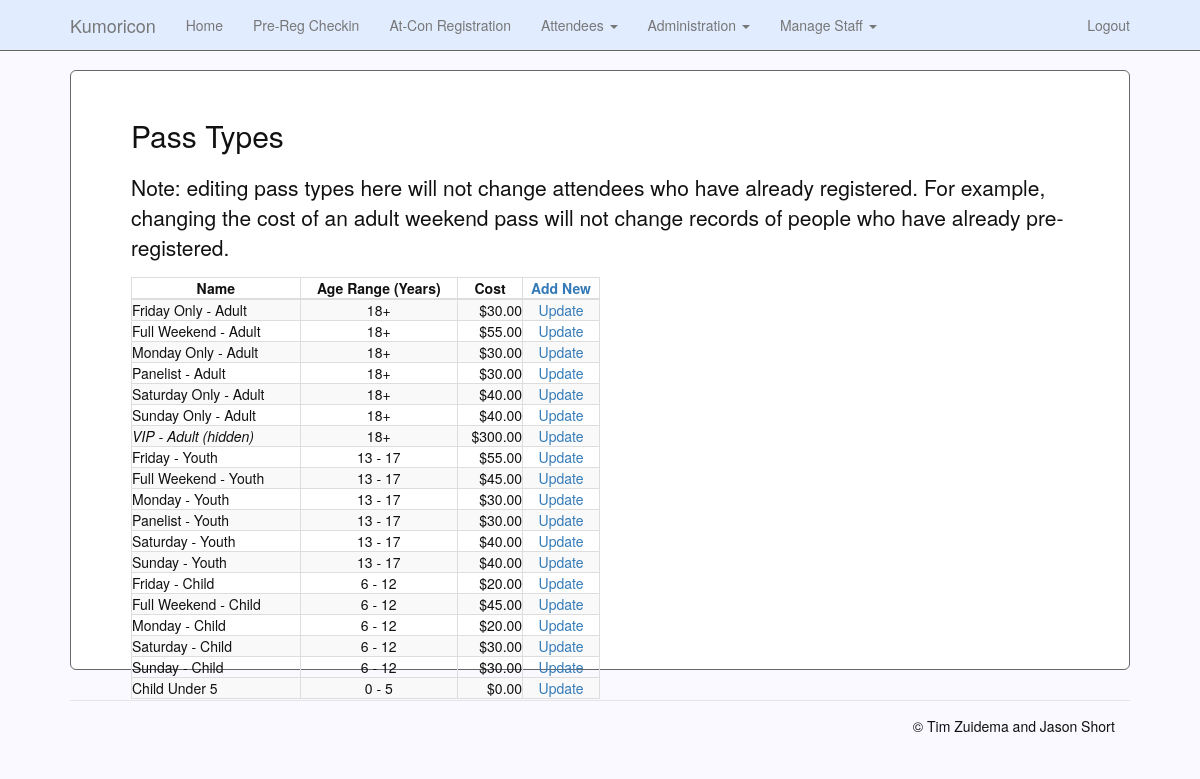
Page /site/admin/pass_type_list.php (signed in) on the committed database.
### tables this page shows
CREATE TABLE pass_types
(
    id                  INT UNSIGNED PRIMARY KEY NOT NULL AUTO_INCREMENT,
    name                VARCHAR(250) NOT NULL,
    day_text            CHAR(10) COMMENT 'Friday, Saturday, VIP, etc',
    stripe_color        CHAR(7) NOT NULL COMMENT 'HTML color code for badge stripe',
    stripe_text         CHAR(10) NOT NULL COMMENT 'Message printed in badge stripe',
    visible             CHAR(1) DEFAULT 'Y' COMMENT 'Y or N',
    min_age             TINYINT UNSIGNED NOT NULL COMMENT 'Minimum age in years',
    max_age             TINYINT UNSIGNED NOT NULL COMMENT 'Max age in years',
    cost                DECIMAL(7,2) NOT NULL
);

### site/includes/functions.php (called while the page is built, shortened)
<?php
require_once 'classes.php';
$conn = getDBConnection();
function getDBConnection() {
	$db_hostname = "localhost";
	$db_name = "registration";
	$db_user = "kumo_rw";
	$db_password = "CHANGEME";
	try {
		$conn = new PDO('mysql:host=' . $db_hostname . ';dbname=' . $db_name, $db_user, $db_password);
		$conn->setAttribute(PDO::ATTR_ERRMODE, PDO::ERRMODE_EXCEPTION);
	} catch(PDOException $e) {
		echo 'ERROR: ' . $e->getMessage();
		die();
	}
	return $conn;
}
function passTypeList(){
	global $conn;
	$stmt = $conn->prepare("SELECT * FROM pass_types ORDER BY min_age DESC, name");
	$stmt->execute();
	$stmt->setFetchMode(PDO::FETCH_CLASS, "PassType");
	return $stmt;
}

### site/includes/classes.php (called while the page is built, shortened)
<?php
class PassType {
    public $min_age;
    public $max_age;
    public function getAgeRange() {
        $ageRange = $this->min_age;
        if ($this->max_age == 255 && $this->max_age > 0) {
          $ageRange .= "+";
        } else {
          $ageRange .= " - " . $this->max_age;
        }
        return $ageRange;
    }
}

### site/admin/pass_type_list.php (the view, shortened to what this page needs)
<?php
require_once('../includes/functions.php');
$passTypeList = passTypeList();
?>
<!DOCTYPE html>
<html lang="en">
<head>
  <link href="../assets/dist/css/bootstrap.min.css" rel="stylesheet">
  <link href="../assets/css/navbar-fixed-top.css" rel="stylesheet">
</head>
<body>
<?php require '../includes/template/navigationBar.php'; ?>
<div class="container">
  <div class="jumbotron">
    <h2>Pass Types</h2>
    <p>Note: editing pass types here will not change attendees who have already registered. For example,
    changing the cost of an adult weekend pass will not change records of people who have already
    pre-registered.</p>
    <table class="table-bordered table-striped col-md-6">
      <thead>
      <tr>
        <th class="text-center">Name</th>
        <th class="text-center">Age Range (Years)</th>
        <th class="text-center">Cost</th>
        <th class="text-center"><a href="pass_type_update.php">Add New</a></th>
      </tr>
      </thead>
      <?php while ($passType = $passTypeList->fetch()) { ?>
          <tr>
            <td>
            <?php if ($passType->visible != "Y") { ?>
              <i><?php echo $passType->name ?> (hidden)</i>
            <?php } else { ?>
              <?php echo $passType->name ?>
            <?php } ?>
            </td>
            <td class="text-center">
              <?php echo $passType->getAgeRange() ?>
            </td>
            <td class="text-right">$<?php echo $passType->cost ?></td>
            <td class="text-center"><a href="/admin/pass_type_update.php?id=<?php echo $passType->id ?>">Update</td>
          </tr>
      <?php } ?>
    </table>
  </div>
  <?php require '../includes/template/footer.php' ?>
</div>
</body>
</html>

### site/assets/css/navbar-fixed-top.css (style rules this page uses)
body { padding-top: 70px; background-color: #F9F9FF; color: #111; }
.container { padding-left: 10px !important; padding-right: 10px !important; margin-left: auto; margin-right: auto; width: 90%; }
.jumbotron { color: #111; background-color: #FFFFFF; min-height: 600px; border: 1px solid #666; }
h2 { margin-top: 0px !important; margin-bottom: 20px !important; }

### rows in the picture
pass_types: name "Friday Only - Adult", $passType->getAgeRange() "18+", cost "30.00"
pass_types: name "Full Weekend - Adult", $passType->getAgeRange() "18+", cost "55.00"
pass_types: name "Monday Only - Adult", $passType->getAgeRange() "18+", cost "30.00"
pass_types: name "Panelist - Adult", $passType->getAgeRange() "18+", cost "30.00"
pass_types: name "Saturday Only - Adult", $passType->getAgeRange() "18+", cost "40.00"
pass_types: name "Sunday Only - Adult", $passType->getAgeRange() "18+", cost "40.00"
pass_types: name "VIP - Adult", $passType->getAgeRange() "18+", cost "300.00"
pass_types: name "Friday - Youth", $passType->getAgeRange() "13 - 17", cost "55.00"
pass_types: name "Full Weekend - Youth", $passType->getAgeRange() "13 - 17", cost "45.00"
pass_types: name "Monday - Youth", $passType->getAgeRange() "13 - 17", cost "30.00"
pass_types: name "Panelist - Youth", $passType->getAgeRange() "13 - 17", cost "30.00"
pass_types: name "Saturday - Youth", $passType->getAgeRange() "13 - 17", cost "40.00"
pass_types: name "Sunday - Youth", $passType->getAgeRange() "13 - 17", cost "40.00"
pass_types: name "Friday - Child", $passType->getAgeRange() "6 - 12", cost "20.00"
pass_types: name "Full Weekend - Child", $passType->getAgeRange() "6 - 12", cost "45.00"
pass_types: name "Monday - Child", $passType->getAgeRange() "6 - 12", cost "20.00"
pass_types: name "Saturday - Child", $passType->getAgeRange() "6 - 12", cost "30.00"
pass_types: name "Sunday - Child", $passType->getAgeRange() "6 - 12", cost "30.00"
pass_types: name "Child Under 5", $passType->getAgeRange() "0 - 5", cost "0.00"
